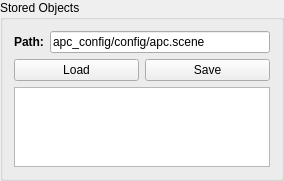
          <widget class="QGroupBox" name="groupBox_21">
           <property name="sizePolicy">
            <sizepolicy hsizetype="Preferred" vsizetype="Preferred">
             <horstretch>0</horstretch>
             <verstretch>0</verstretch>
            </sizepolicy>
           </property>
           <property name="title">
            <string>Stored Objects</string>
           </property>
           <layout class="QVBoxLayout" name="verticalLayout_19">
            <item>
             <layout class="QHBoxLayout" name="horizontalLayout_25">
              <item>
               <widget class="QLabel" name="label_23">
                <property name="sizePolicy">
                 <sizepolicy hsizetype="Fixed" vsizetype="Preferred">
                  <horstretch>0</horstretch>
                  <verstretch>0</verstretch>
                 </sizepolicy>
                </property>
                <property name="font">
                 <font>
                  <weight>75</weight>
                  <bold>true</bold>
                 </font>
                </property>
                <property name="text">
                 <string>Path:</string>
                </property>
               </widget>
              </item>
              <item>
               <widget class="QLineEdit" name="objects_path_line_edit">
                <property name="text">
                 <string>apc_config/config/apc.scene</string>
                </property>
               </widget>
              </item>
             </layout>
            </item>
            <item>
             <layout class="QHBoxLayout" name="horizontalLayout_24">
              <item>
               <widget class="QPushButton" name="load_objects_button">
                <property name="text">
                 <string>Load</string>
                </property>
               </widget>
              </item>
              <item>
               <widget class="QPushButton" name="save_objects_button">
                <property name="text">
                 <string>Save</string>
                </property>
               </widget>
              </item>
             </layout>
            </item>
            <item>
             <widget class="QListWidget" name="object_list_widget">
              <property name="sizePolicy">
               <sizepolicy hsizetype="Expanding" vsizetype="Preferred">
                <horstretch>0</horstretch>
                <verstretch>0</verstretch>
               </sizepolicy>
              </property>
              <property name="minimumSize">
               <size>
                <width>0</width>
                <height>0</height>
               </size>
              </property>
              <property name="maximumSize">
               <size>
                <width>16777215</width>
                <height>80</height>
               </size>
              </property>
             </widget>
            </item>
           </layout>
          </widget>
